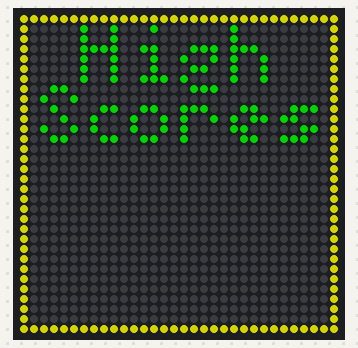
Recording of a program running on a simulated Raspberry Pi (BCM pin numbers). Shown: 32×32 RGB LED matrix. Dim RGB values are drawn brighter than linear; files the program writes start out absent. At 6.2 s the program stops and its outputs stay as they are.

Above: at 0.15 s.
At 1.6 s:
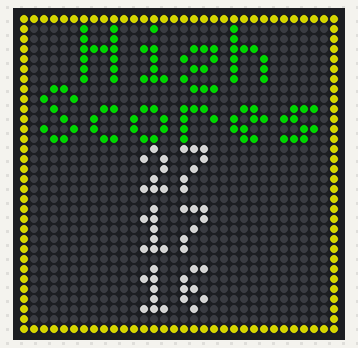

The program:

high_score_screen.py
```python
#!/usr/bin/env python
from rgbmatrix import RGBMatrix, RGBMatrixOptions, graphics
from PIL import Image, ImageDraw
import time

class Block:
    def __init__(self, x, y, prev_x, prev_y, dir):
        self.x = x
        self.y = y
        self.prev_x = x
        self.prev_y = y
        self.dir = dir

# board size is (x2-x1)-2 by (y2-y1)-2
bounds = {
    'x1' : 1,
    'y1' : 1,
    'x2' : 30,
    'y2' : 30
}

# Configuration for the matrix
options = RGBMatrixOptions()
options.rows = 32
options.chain_length = 1
options.parallel = 1
options.scan_mode = 0
options.hardware_mapping = 'adafruit-hat'  # If you have regular: 'regular' or an Adafruit HAT: 'adafruit-hat'
options.brightness = 50
matrix = RGBMatrix(options = options)

# Border
image = Image.new("RGB", (32, 32))
draw = ImageDraw.Draw(image)
draw.rectangle((bounds['x1']-1, bounds['y1']-1, bounds['x2']+1, bounds['y2']+1), fill=(0, 0, 0), outline=(255, 255, 0))
matrix.SetImage(image)

# Title
font = graphics.Font()
font.LoadFont("/home/pi/rpi-rgb-led-matrix/fonts/5x7.bdf")
textColor = graphics.Color(0, 255, 0)
graphics.DrawText(matrix, font, 6, 7, textColor, 'High')
graphics.DrawText(matrix, font, 2, 13, textColor, 'Sc')
graphics.DrawText(matrix, font, 11, 13, textColor, 'ores')
font.LoadFont("/home/pi/rpi-rgb-led-matrix/fonts/4x6.bdf")

def get_high_scores():
    with open('/home/pi/rpi-rgb-led-matrix/bindings/python/samples/high_scores.txt','r') as file:
        scores = []
        for line in file.readlines():
            score = line.rstrip()
            scores.append(int(score))
    scores.sort(reverse = True)
    with open('/home/pi/rpi-rgb-led-matrix/bindings/python/samples/high_scores.txt','w') as file:
        if len(scores) >= 3:
            for i in range(3):
                file.write(f'{scores[i]}\n')
        else:
            for score in scores:
                file.write(f'{score}\n')
    return scores


scores = get_high_scores()


# Loop
count = 0
for i in range(1200):
    for i in range(len(scores)):
        if (i == 3):
            break
        textColor = graphics.Color(count, count, count)
        graphics.DrawText(matrix, font, 12, 18+(6*i), textColor, f'{scores[i]}')
    if count >= 255:
        count -= 1
    else:
        count += 1
    if count == 0:
        count += 1
    time.sleep(0.005)
```
